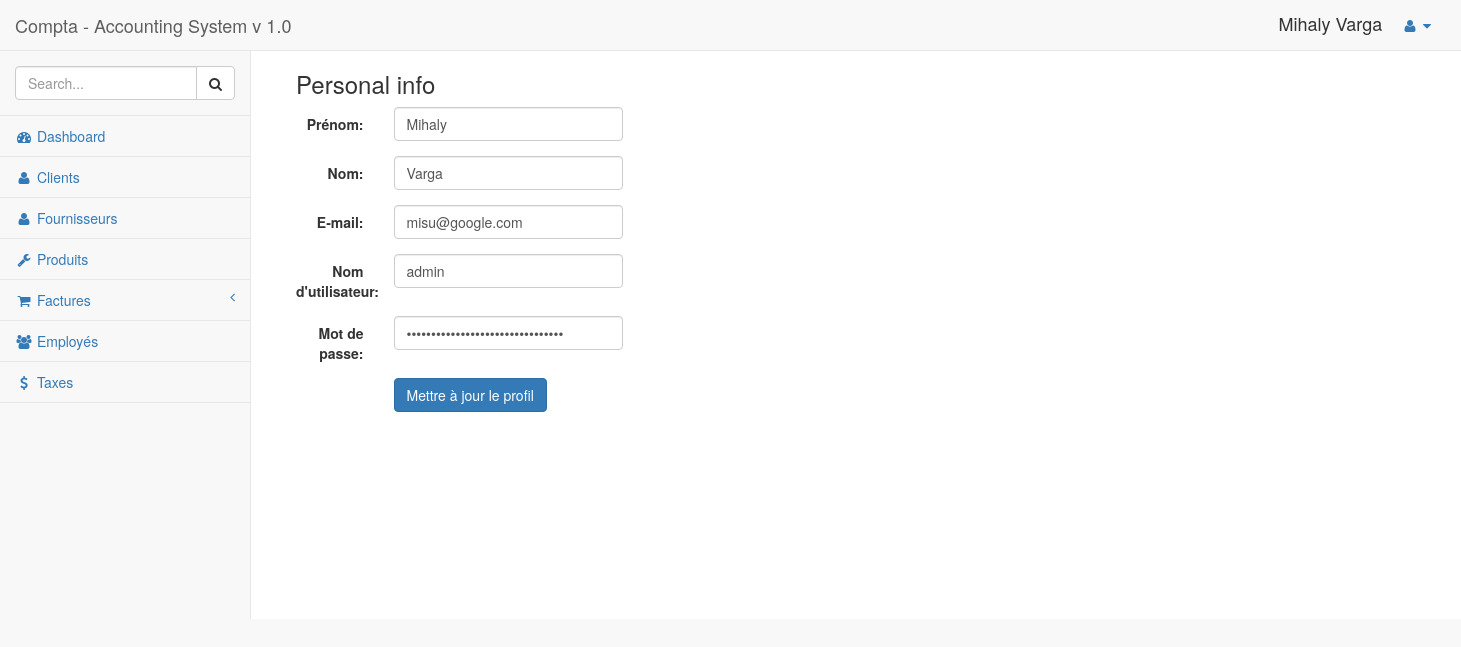
/profile.php?source=edit_user&edit_user=1 (signed in), run on the app's committed database.
### tables this page shows
CREATE TABLE `users` (
  `user_id` int(11) NOT NULL,
  `username` varchar(255) NOT NULL,
  `password` varchar(255) NOT NULL,
  `user_nom` varchar(255) NOT NULL,
  `user_prenom` varchar(255) NOT NULL,
  `user_email` varchar(255) NOT NULL
);

### includes/profiles/edit_user.php (the view, shortened to what this page needs)
<?php
if(isset($_GET['edit_user'])){
  $the_user_id = $_GET['edit_user'];
    $query = "SELECT * FROM users WHERE user_id = $the_user_id ";
    $select_users_query = mysqli_query($connection,$query);
      while($row = mysqli_fetch_assoc($select_users_query)) {
          $username       = $row['username'];
          $password       = $row['password'];
          $user_nom       = $row['user_nom'];
          $user_prenom    = $row['user_prenom'];
          $user_email     = $row['user_email'];
      }
}
?>
<form class="form-horizontal" action="" method="post">
<div class="container">
  <div class="row">
    <div class="col-md-4 col-sm-6 col-xs-8 personal-info">
      <h3>Personal info</h3>
        <div class="form-group">
          <label class="col-lg-3 control-label">Prénom:</label>
          <div class="col-lg-8">
            <input type="text" value="<?php echo $user_prenom; ?>" class="form-control" name="user_prenom">
          </div>
        </div>
        <div class="form-group">
          <label class="col-lg-3 control-label">Nom: </label>
          <div class="col-lg-8">
            <input type="text" value="<?php echo $user_nom; ?>" class="form-control" name="user_nom">
          </div>
        </div>
        <div class="form-group">
          <label class="col-lg-3 control-label">E-mail: </label>
          <div class="col-lg-8">
            <input type="email" value="<?php echo $user_email; ?>" class="form-control" name="user_email">
          </div>
        </div>
        <div class="form-group">
          <label class="col-lg-3 control-label">Nom d'utilisateur: </label>
          <div class="col-lg-8">
            <input type="text" value="<?php echo $username; ?>" class="form-control" name="username">
          </div>
        </div>
        <div class="form-group">
          <label class="col-lg-3 control-label">Mot de passe: </label>
          <div class="col-lg-8">
            <input type="password" value="<?php echo $password; ?>" class="form-control" name="user_password">
          </div>
        </div>
        <div class="form-group">
          <label class="col-md-3 control-label"></label>
          <div class="col-md-8">
            <input class="btn btn-primary" type="submit" name="edit_user" value="Mettre à jour le profil">
          </div>
        </div>
    </div>
  </div>
</div>
 </form>

### css/dashboard.css (style rules this page uses)
body { background-color: #f8f8f8; }

### data on the page
users: user_prenom "Mihaly", user_nom "Varga", user_email "misu@google.com", username "admin"

### other printed values
$_SESSION['user_prenom'] "Mihaly"
$_SESSION['user_nom'] "Varga"
